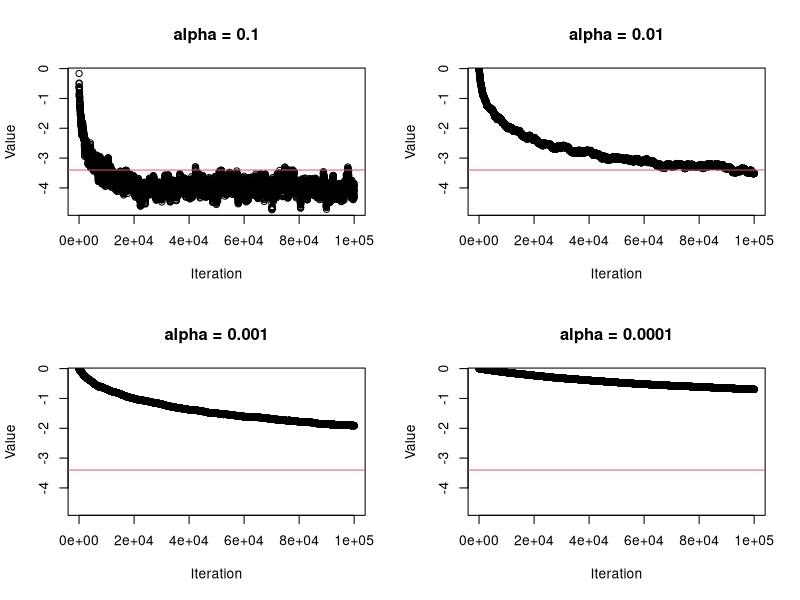
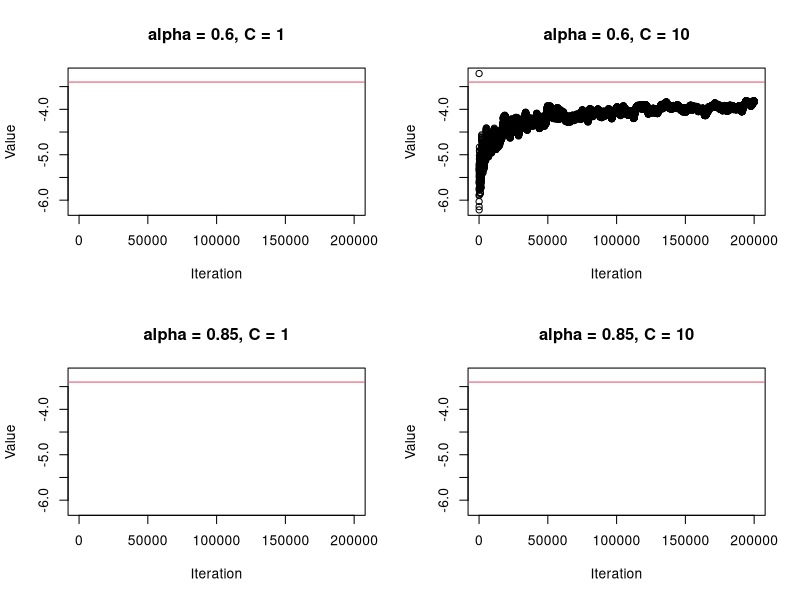

Source code (R) for these figures, in order:
wi <- function(z){1/(1+exp(-z))}

# generate data

p <- 6
n <- 1000

beta <- as.matrix(sample(seq(-7,7,.2),p),p,1)
W <- rep(1,n)
X <- cbind(1,matrix(rnorm(n*(p-1)),n,p-1,byrow=TRUE))
y <- rbinom(n,W,wi(crossprod(t(X),beta)))

# set step size

alpha <- c(.1,0.01,0.001,0.0001)

# Basic SGD

all.betas <- NULL
ls        <- NULL
for (h in 1:length(alpha)){
	betas <- NULL
	l <- NULL
	beta0 <- as.matrix(rep(0,p),p,1)
	for (i in 1:10000){
		for (k in 1:10){
			j <- sample(1:n,1)
			beta0 <- beta0 - alpha[h]*W[j]*(wi(sum(X[j,]*beta0))-y[j])*X[j,]
		}
	betas <- rbind(betas,t(beta0))
	l <- c(l)
	}
	all.betas[[h]] <- betas
}

# for my run I had a true beta of 
# beta
# -0.8
#  6.6
# -0.2
#  3.4
#  6.8
# -6.4

b.num <- 1

par(mfrow=c(2,2))
plot(seq(1,100000,10),all.betas[[1]][,b.num],main='alpha = 0.1',xlab='Iteration',ylab='Value',ylim=c(min(all.betas[[1]][,b.num]),max(all.betas[[1]][,b.num])))
abline(beta[b.num],0,col=2)

plot(seq(1,100000,10),all.betas[[2]][,b.num],main='alpha = 0.01',xlab='Iteration',ylab='Value',ylim=c(min(all.betas[[1]][,b.num]),max(all.betas[[1]][,b.num])))
abline(beta[b.num],0,col=2)

plot(seq(1,100000,10),all.betas[[3]][,b.num],main='alpha = 0.001',xlab='Iteration',ylab='Value',ylim=c(min(all.betas[[1]][,b.num]),max(all.betas[[1]][,b.num])))
abline(beta[b.num],0,col=2)

plot(seq(1,100000,10),all.betas[[4]][,b.num],main='alpha = 0.0001',xlab='Iteration',ylab='Value',ylim=c(min(all.betas[[1]][,b.num]),max(all.betas[[1]][,b.num])))
abline(beta[b.num],0,col=2)

# Write a function for the exponentially weighted moving average

mov.avg <- function(x,y,lambda){
	lambda*x + (1-lambda)*y
}

# Write a function for decaying step size

st.size <- function(C,t,t0,a){C*(t+t0)^(-a)}
alpha <- c(0.6,0.6,0.85,0.85)
Cs <- c(1,10,1,10)

all.betas <- NULL
ls        <- NULL
for (h in 1:length(alpha)){
	betas <- NULL
	l <- NULL
	beta0 <- as.matrix(rep(0,p),p,1)
	for (i in 1:20000){
		for (k in 1:10){
			j <- sample(1:n,1)
			beta0 <- beta0 - st.size(Cs[h],(i-1)*10 + k,1,alpha[h])*W[j]*(wi(sum(X[j,]*beta0))-y[j])*X[j,]
		}
	betas <- rbind(betas,t(beta0))
	l <- c(l)
	}
	all.betas[[h]] <- betas
}

b.num <- 1

par(mfrow=c(2,2))
plot(seq(1,200000,10),all.betas[[1]][,b.num],main='alpha = 0.6, C = 1',xlab='Iteration',ylab='Value',ylim=c(min(all.betas[[2]][,b.num]),max(all.betas[[2]][,b.num])))
abline(beta[b.num],0,col=2)

plot(seq(1,200000,10),all.betas[[2]][,b.num],main='alpha = 0.6, C = 10',xlab='Iteration',ylab='Value',ylim=c(min(all.betas[[2]][,b.num]),max(all.betas[[2]][,b.num])))
abline(beta[b.num],0,col=2)

plot(seq(1,200000,10),all.betas[[3]][,b.num],main='alpha = 0.85, C = 1',xlab='Iteration',ylab='Value',ylim=c(min(all.betas[[2]][,b.num]),max(all.betas[[2]][,b.num])))
abline(beta[b.num],0,col=2)

plot(seq(1,200000,10),all.betas[[4]][,b.num],main='alpha = 0.85, C = 10',xlab='Iteration',ylab='Value',ylim=c(min(all.betas[[2]][,b.num]),max(all.betas[[2]][,b.num])))
abline(beta[b.num],0,col=2)


